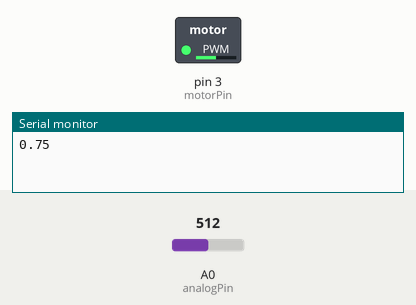
Recording of a sketch running on a simulated Arduino Uno, built with avr-gcc and run on an emulated ATmega328P. On the bench: switched loads named in the sketch (green lamp = pin HIGH), the last lines printed to the serial monitor. Inputs (shaded band) come from the test bench; at power-on: A0 (analogPin) = 512.

Above: at 1.2 s.
1.3 s: A0 (analogPin) set to 523
At 3.0 s:
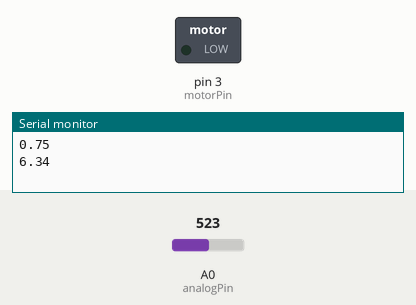
3.5 s: A0 (analogPin) set to 511
At 4.7 s:
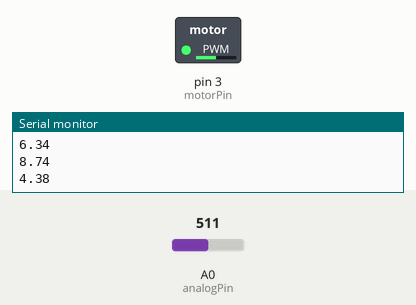
5.5 s: A0 (analogPin) set to 306
At 6.4 s:
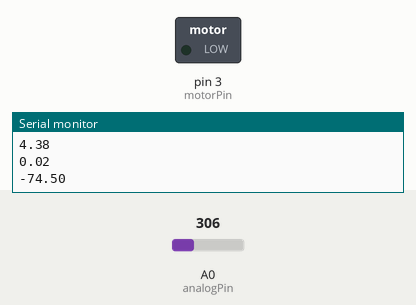
Timing chart, 0 to 8.5 s (numbered marks = the images above; inputs shaded):
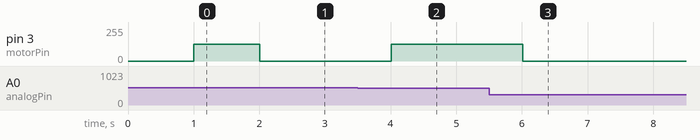

Measured:
- the behaviour switches between 514 and 515 on A0 (analogPin) (found by bisection; images 0 and 1)
- after the input at 1.3 s, pin 3 (motorPin): 127/255 → 0/255 after 0.70 s
- after the input at 3.5 s, pin 3 (motorPin): 0/255 → 127/255 after 0.51 s
- after the input at 5.5 s, pin 3 (motorPin): 127/255 → 0/255 after 0.51 s

The sketch:

currentSensorTest.ino
```cpp
// USER INPUT

const int analogPin = 0; // analog pin used for current sensor
const int motorPin = 3; // digital pin for motor

int runningAvgCt = 10; // number of values considered in average current calculation
int delayTime = 100; // time between loops in milliseconds

float desiredSpeedPercent = 50; // duty cycle percentage (PWM)

// variable/constant/default initialization;

int raw_value; // container for analogRead value with offset
const float raw_offset = 511.0; // experimentally determined DC offset for current sensor
const float cal_m = 0.727; // calibration coefficient
const float cal_b = 0.0195; // calibration offset

float current; // container for current value
float runningAvg; // container for the averaged current
float currentSum = 0.0; // container for sum of current values
float motorSpeed = 0.0; // container for motor speed output

void setup() {

  // start serial output
  pinMode(motorPin,OUTPUT);
  Serial.begin(9600); // baud rate of 9600
}

void loop() {
  //start motor

  if(motorSpeed>=0 && motorSpeed<=255) {
    analogWrite(motorPin,motorSpeed);
    for (int i = 0; i < runningAvgCt; i++){
      // read and adjust raw value reading from sensor
      raw_value = analogRead(analogPin) - raw_offset;
      current = (raw_value*cal_m) + cal_b;
      currentSum = currentSum + current;
      delay(100);
    }
    runningAvg = currentSum / runningAvgCt;
    Serial.println(runningAvg);
    currentSum=0;
  }
   //code current stop
  if( abs(current)>2.5) {
    motorSpeed=0;
  }
  else {
    motorSpeed=desiredSpeedPercent*255/100;
  }
}
```
